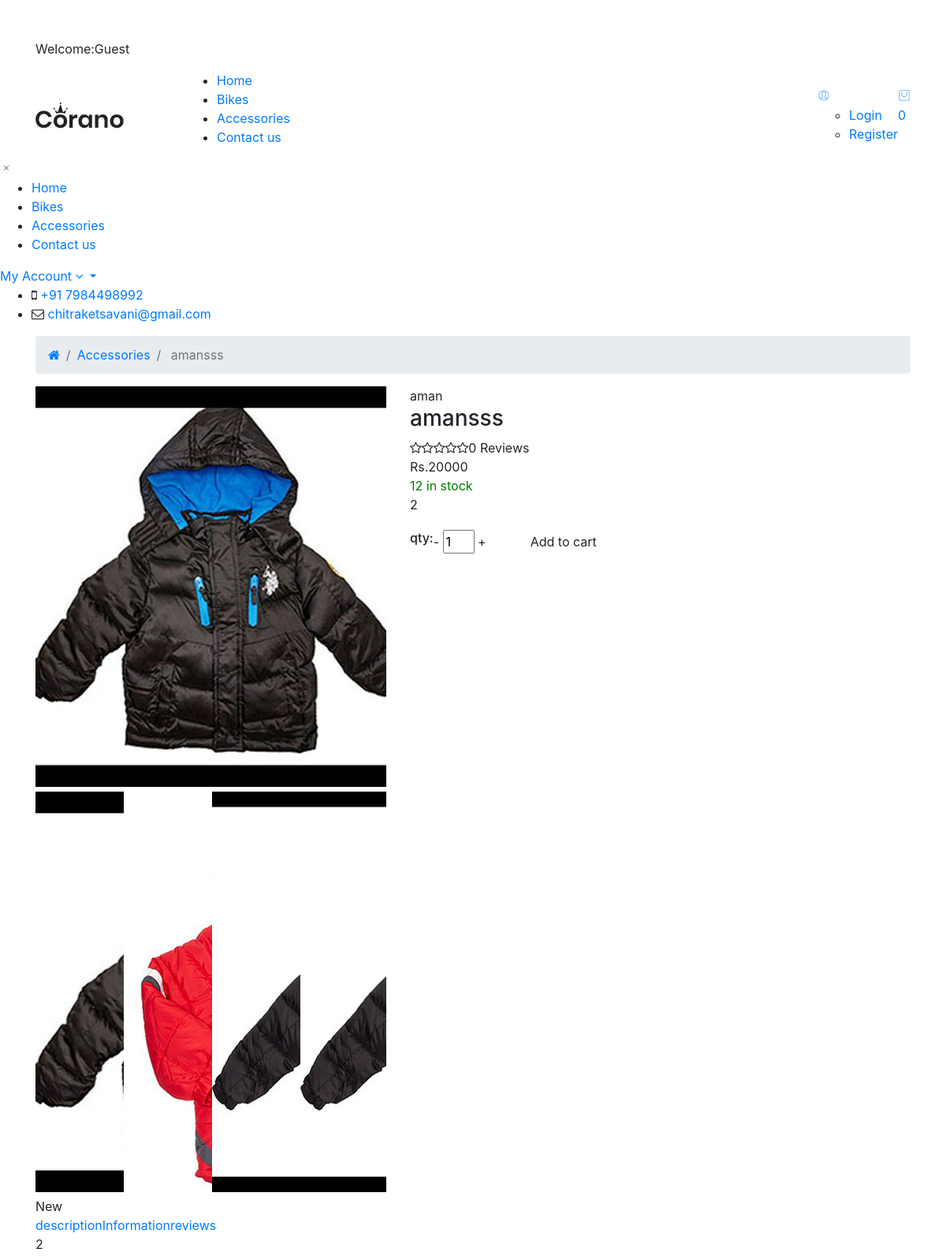
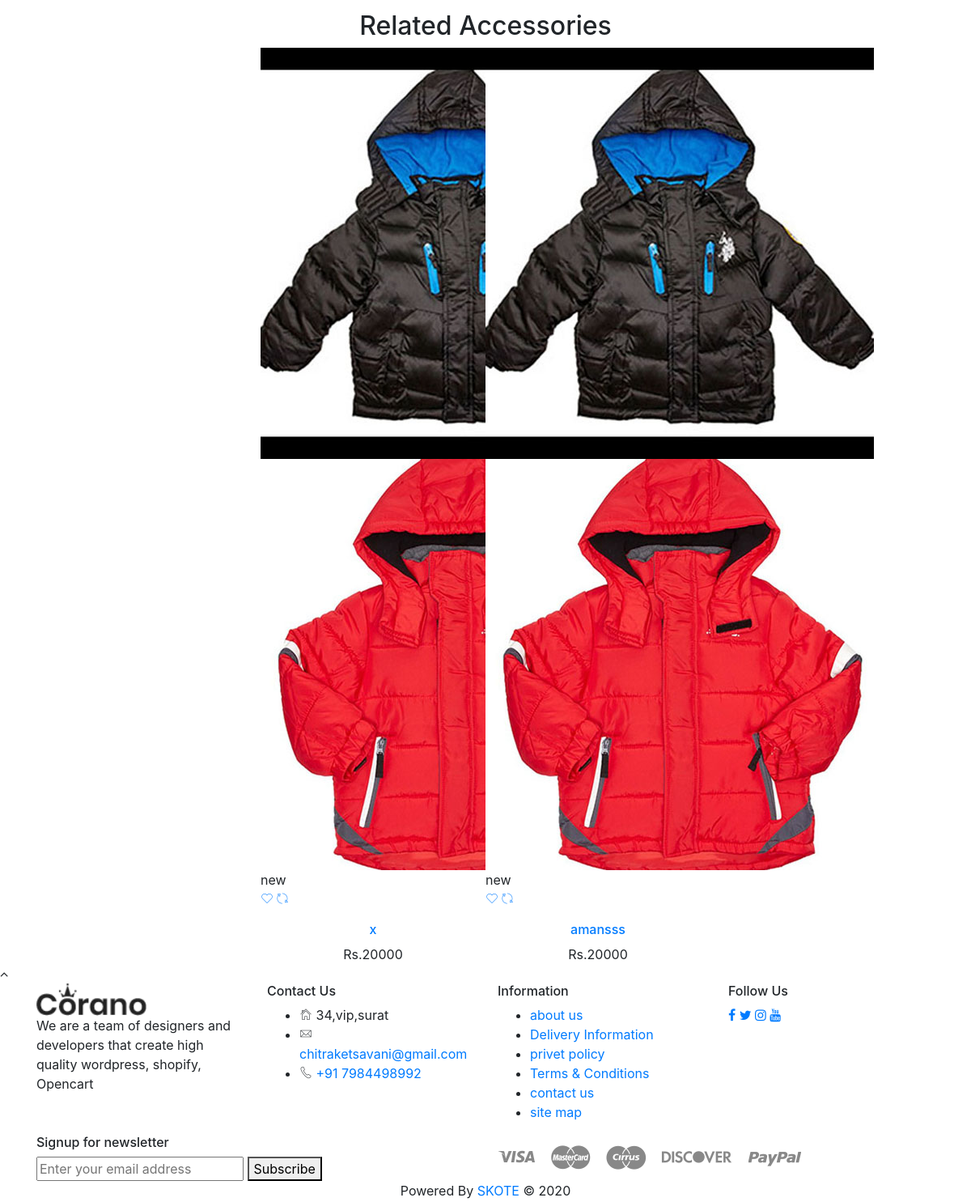
Before: /accessories-details.php?accessories_id=4 (upper part) with the older database file (2 pictures, top to bottom).
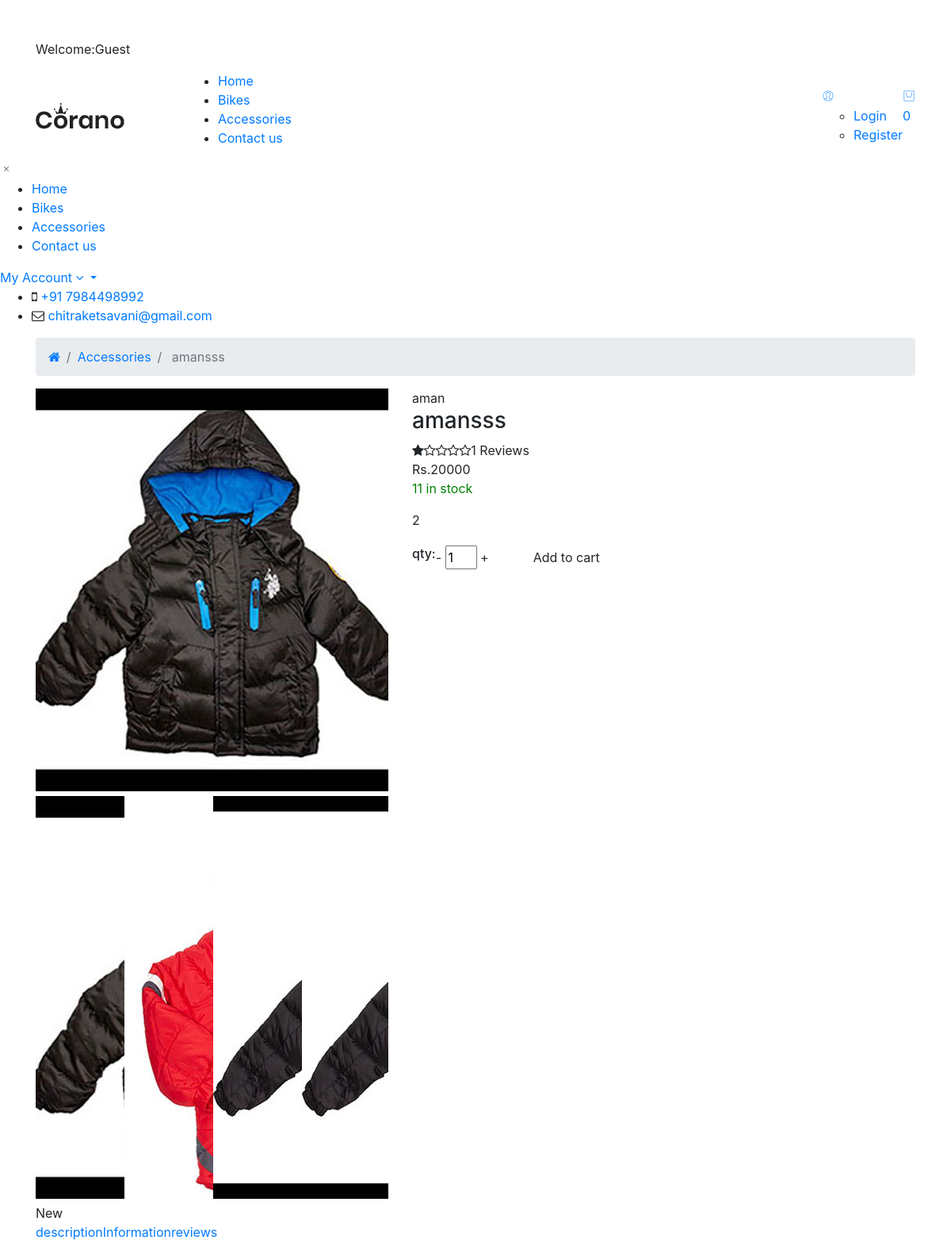
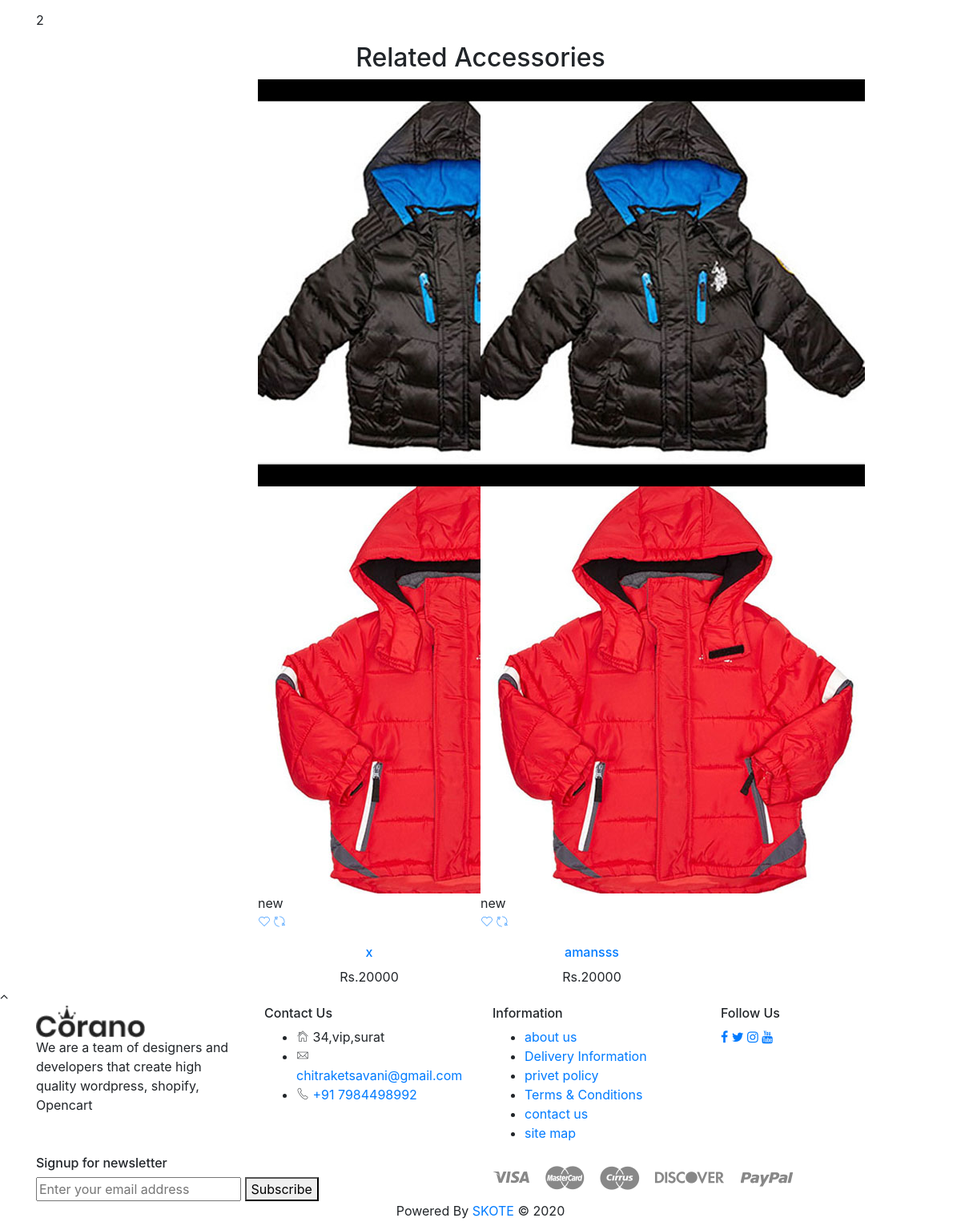
After: the same page with the newer database file (2 pictures, top to bottom).
### tables this page shows
CREATE TABLE `accessories` (
  `accessories_id` int(11) NOT NULL AUTO_INCREMENT,
  `accessories_brand` text NOT NULL,
  `accessories_category` text NOT NULL,
  `accessories_name` text NOT NULL,
  `accessories_image_1` text NOT NULL,
  `accessories_image_2` text NOT NULL,
  `accessories_image_3` text NOT NULL,
  `accessories_image_4` text NOT NULL,
  `accessories_qty` text NOT NULL,
  `available_qty` text NOT NULL,
  `accessories_material` text NOT NULL,
  `accessories_color` text NOT NULL,
  `accessories_prices` text NOT NULL,
  `accessories_discount_price` text NOT NULL,
  `accessories_discount` text NOT NULL,
  `accessories_label` text NOT NULL,
  `accessories_date` date NOT NULL,
  `accessories_desc` text NOT NULL,
  `accessories_status_top` text NOT NULL,
  `accessories_status` text NOT NULL,
  PRIMARY KEY (`accessories_id`)
);

### accessories-details.php (the view, shortened to what the changed rows need)
<?php
include("includes/header.php");
?>
<?php
if(isset($_GET['accessories_id']))
{
    $accessories_id=$_GET['accessories_id'];
    $get_accessories="select * from accessories where accessories_status='yes' and accessories_id=$accessories_id";
    $run_accessories=mysqli_query($con,$get_accessories);
    $row_accessories=mysqli_fetch_array($run_accessories);
    $accessories_brand=$row_accessories['accessories_brand'];
    $accessories_name=$row_accessories['accessories_name'];
    $accessories_image_1=$row_accessories['accessories_image_1'];
    $accessories_image_3=$row_accessories['accessories_image_3'];
    $available_qty=$row_accessories['available_qty'];
    $pro_label=$row_accessories['accessories_label'];
    $accessories_prices=$row_accessories['accessories_prices'];
    $accessories_desc=$row_accessories['accessories_desc'];
    $get_manufacturer="select * from accessories_brand where accessories_brand_id=$accessories_brand";
    $run_manufacturer=mysqli_query($con,$get_manufacturer);
    $row_manufacturer=mysqli_fetch_array($run_manufacturer);
    $accessories_brand=$row_manufacturer['accessories_brand'];
}
?>
    <main>
        <div class="breadcrumb-area">
            <div class="container">
                <div class="row">
                    <div class="col-12">
                        <div class="breadcrumb-wrap">
                            <nav aria-label="breadcrumb">
                                <ul class="breadcrumb">
                                    <li class="breadcrumb-item"><a href="index.php"><i class="fa fa-home"></i></a></li>
                                    <li class="breadcrumb-item"><a href="accessories.php">Accessories</a></li>
                                    <li class="breadcrumb-item active" >
                                       <?php echo $accessories_name ?>
                                    </li>
                                </ul>
                            </nav>
                        </div>
                    </div>
                </div>
            </div>
        </div>
        <div class="shop-main-wrapper section-padding pb-0">
            <div class="container">
                <div class="row">
                    <div class="col-lg-12 order-1 order-lg-2">
                        <div class="product-details-inner">
                            <div class="row">
                                <div class="col-lg-5">
                                    <div class="product-large-slider">
                                        <?php
                                        if($accessories_image_1=="")
                                        {
                                        }
                                        else
                                        {
                                        ?>
                                            <div class="pro-large-img img-zoom">
                                                <img src="admin_area/accessories_images/<?php echo $accessories_image_1 ?>" alt="product-details" />
                                            </div>
                                        <?php
                                        }
                                        ?>
                                    </div>
                                    <div class="pro-nav slick-row-10 slick-arrow-style">
                                        <?php
                                        if($accessories_image_3=="")
                                        {
                                        }
                                        else
                                        {?>
                                            <div class="pro-nav-thumb">
                                                <img src="admin_area/accessories_images/<?php echo $accessories_image_3 ?>" alt="product-details" />
                                            </div>
                                        <?php
                                        }
                                        ?>
                                        <?php
                                         if($accessories_image_3=="")
                                        {
                                        }
                                        else
                                        {?>
                                            <div class="pro-nav-thumb">
                                                <img src="admin_area/accessories_images/<?php echo $accessories_image_3 ?>" alt="product-details" />
                                            </div>
                                        <?php
                                        }?>
                                    </div>
                                </div>
                                <div class="col-lg-7">
                                    <div class="product-details-des">
                                        <div class="manufacturer-name">
                                           <?php echo $accessories_brand;?>
                                        </div>
                                        <h3 class="product-name"><?php  echo $accessories_name;?></h3>
                                       <div class="ratings d-flex">
                                       <?php
                                       $pro_idss=$_GET['accessories_id'];
                                        $query="select AVG(rating) as rating from review where product_id='$pro_idss' and status='yes' and papage='1'";
                                        $statement=mysqli_query($con,$query);
                                        while($ruo=mysqli_fetch_array($statement))
                                        {
                                        $output=round($ruo['rating']);
                                        }
                                        $select_reviewss="select * from review where product_id='$pro_idss' and status='yes' and papage='1'";
                                        $run_reviewss=mysqli_query($con,$select_reviewss);
                                        $total_reviewss=mysqli_num_rows($run_reviewss);
                                        if($output==0)
                                        {
                                        ?>
                                            <span><i class="fa fa-star-o"></i></span>
                                            <span><i class="fa fa-star-o"></i></span>
                                            <span><i class="fa fa-star-o"></i></span>
                                            <span><i class="fa fa-star-o"></i></span>
                                            <span><i class="fa fa-star-o"></i></span>
                                            <div class="pro-review">
                                                <span><?php echo $total_reviewss; ?> Reviews</span>
                                            </div>
                                            <?php
                                        }
                                       else if($output==1)
                                        {
                                            ?>
                                            <span><i class="fa fa-star"></i></span>
                                            <span><i class="fa fa-star-o"></i></span>
                                            <span><i class="fa fa-star-o"></i></span>
                                            <span><i class="fa fa-star-o"></i></span>
                                            <span><i class="fa fa-star-o"></i></span>
                                            <div class="pro-review">
                                                <span><?php echo $total_reviewss; ?> Reviews</span>
                                            </div>
                                            <?php
                                        }
                                        ?>
                                        </div>
                                        <div class="price-box">
                                        <?php
                                        if($pro_label=="new")
                                        {
                                        ?>
                                            <span class="price-regular">Rs.<?php echo $accessories_prices; ?></span>
                                        <?php
                                        }
                                            ?>
                                        </div>
                                        <div class="availability">
                                           <?php
                                           if($available_qty<=0)
                                            {
                                             echo "  <span style='color: red;'>out of stock</span>";
                                            }
                                            else
                                            {
                                              echo " <span style='color: green'> $available_qty in stock </span>";
                                            }
                                            ?>
                                        </div>
                                        <p class="pro-desc"><?php echo $accessories_desc; ?></p>
                                        <form action="#" method="POST">
                                        <div class="quantity-cart-box d-flex align-items-center">
                                        </div>
                                    </form>
                                </div>
                            </div>
                        </div>
                        <div class="product-details-reviews section-padding pb-0">
                            <div class="row">
                                <div class="col-lg-12">
                                    <div class="product-review-info">
                                        <div class="tab-content reviews-tab">
                                            <div class="tab-pane fade show active" id="tab_one">
                                                <div class="tab-one">
                                                    <p>
                                                    <?php echo $accessories_desc ?>
                                                    </p>
                                                </div>
                                            </div>
                                        </div>
                                    </div>
                                </div>
                            </div>
                        </div>
                    </div>
                </div>
            </div>
        </div>
        <section class="related-products section-padding">
            <div class="container">
                <div class="row">
                    <div class="col-12">
                        <div class="section-title text-center">
                            <h2 class="title">Related Accessories</h2>
                        </div>
                    </div>
                </div>
                <div class="row">
                    <div class="col-12">
                        <div class="product-carousel-4 slick-row-10 slick-arrow-style">
                            <?php
                                $get_products="select * from accessories order by rand() DESC LIMIT 0,8";
                                $run_products=mysqli_query($con,$get_products);
                                while($row_products=mysqli_fetch_array($run_products))
                                {
                                    $pro_id=$row_products['accessories_id'];
                                    $pro_title=$row_products['accessories_name'];
                                    $pro_price=$row_products['accessories_prices'];
                                    $pro_img1=$row_products['accessories_image_1'];
                                    $pro_img2=$row_products['accessories_image_2'];
                                    ?>
                                    <div class="product-item">
                                    <figure class="product-thumb">
                                        <a href="accessories-details.php?accessories_id=<?php echo $pro_id;?>">
                                            <img class="pri-img" src="admin_area/accessories_images/<?php echo $pro_img1;?>" alt="product">
                                            <img class="sec-img" src="admin_area/accessories_images/<?php echo $pro_img2;?>" alt="product">
                                        </a>
                                        <div class="product-badge">
                                            <div class="product-label new">
                                                <span>new</span>
                                            </div>
                                        </div>
                                        <div class="button-group">
                                            <a href="wishlist.html" data-toggle="tooltip" data-placement="left" title="Add to wishlist"><i class="pe-7s-like"></i></a>
                                            <a href="compare.html" data-toggle="tooltip" data-placement="left" title="Add to Compare"><i class="pe-7s-refresh-2"></i></a>
                                        </div>
                                  </figure>
                                        <div class="product-caption text-center">
                                            <h6 class="product-name">
                                                <a href="accessories-details.php?accessories_id=<?php echo $pro_id;?>"><?php echo $pro_title;?></a>
                                            </h6>
                                            <div class="price-box">
                                                <span class="price-regular">Rs.<?php echo  $pro_price;?></span>
                                            </div>
                                        </div>
                            </div>
                                <?php
                                }
                            ?>
                        </div>
                    </div>
                </div>
            </div>
        </section>
    </main>
</body>
</html>

Changed rows visible on the page:
changed accessories "amansss": available_qty "12" → "11"; accessories_desc "2" → "<p>2</p>" (drawn)
Other visible differences:
$total_reviewss: (not shown) → "1"
$total_reviewss: "0" → (not shown)
